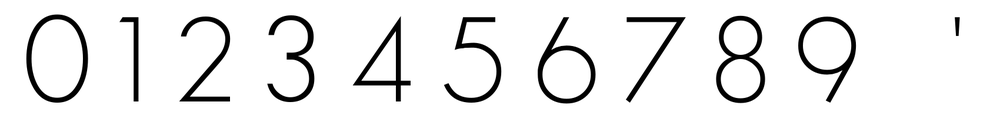
#> input picture assets/templates/GeoSansLightRegular.png, 1000 x 118 px, shrunk from 1700 x 200 before the run
$ python build_template.py
#> lines starting #> are read from the running program, lines starting #| are printed output that depends on the picture; after the words box and inside, x2 and y2 are one past the last pixel; in counts of white or black regions, pixels touching at a corner belong together
import base64
import json
import pickle

import cv2
import imutils
import numpy
from imutils import contours


def load_template_image(filename: str) -> dict[int, cv2.Mat]:
    """
    Arguments:
        filename -- An image with white background and black "0 1 2 3 4 5 6 7 8 9 '" text.
    """
    # https://pyimagesearch.com/2017/07/17/credit-card-ocr-with-opencv-and-python/
    ref = cv2.imread(filename)
    ref = cv2.cvtColor(ref, cv2.COLOR_BGR2GRAY)
    ref = cv2.threshold(ref, 10, 255, cv2.THRESH_BINARY_INV)[1]
    refCnts = cv2.findContours(ref.copy(), cv2.RETR_EXTERNAL, cv2.CHAIN_APPROX_SIMPLE)
    refCnts = imutils.grab_contours(refCnts)
    refCnts = contours.sort_contours(refCnts, method="left-to-right")[0]
    digits = {}
    keys = [0, 1, 2, 3, 4, 5, 6, 7, 8, 9, "'"]
    for key, cnt in zip(keys, refCnts):
        (x, y, w, h) = cv2.boundingRect(cnt)
        roi = ref[y : y + h, x : x + w]
        digits[key] = roi
    return list(digits.values())


def process_default(img_path: str):
    template_res = load_template_image(img_path)
    template_res_pickled = [
        base64.b64encode(
            pickle.dumps(template_arr, protocol=pickle.HIGHEST_PROTOCOL)
        ).decode("utf-8")
        for template_arr in template_res
    ]
    return json.dumps(template_res_pickled)


def process_eroded(img_path: str):
    kernel = numpy.ones((5, 5), numpy.uint8)
    template_res = load_template_image(img_path)
    template_res_eroded = []
    # cv2.imshow("orig", template_res[7])
    for template in template_res:
        # add borders
        template = cv2.copyMakeBorder(
            template, 10, 10, 10, 10, cv2.BORDER_CONSTANT, None, (0, 0, 0)
        )
        # erode
        template = cv2.erode(template, kernel)
        # remove borders
        h, w = template.shape
        template = template[10 : h - 10, 10 : w - 10]
        template_res_eroded.append(template)
    # cv2.imshow("erode", template_res_eroded[7])
    # cv2.waitKey(0)
    template_res_pickled = [
        base64.b64encode(
            pickle.dumps(template_arr, protocol=pickle.HIGHEST_PROTOCOL)
        ).decode("utf-8")
        for template_arr in template_res_eroded
    ]
    return json.dumps(template_res_pickled)


TEMPLATES = [
    (
        "DEFAULT_REGULAR",
        "./assets/templates/GeoSansLightRegular.png",
        process_default,
    ),
    (
        "DEFAULT_ITALIC",
        "./assets/templates/GeoSansLightItalic.png",
        process_default,
    ),
    (
        "DEFAULT_REGULAR_ERODED",
        "./assets/templates/GeoSansLightRegular.png",
        process_eroded,
    ),
    (
        "DEFAULT_ITALIC_ERODED",
        "./assets/templates/GeoSansLightItalic.png",
        process_eroded,
    ),
]

OUTPUT_FILE = "_builtin_templates.py"
output = ""

for name, img_path, process_func in TEMPLATES:
    output += f"{name} = {process_func(img_path)}"
    output += "\n"
#> this loop made 4 passes
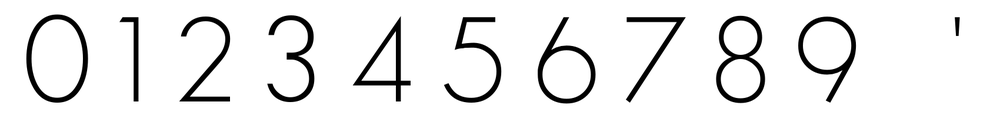
#> input picture assets/templates/GeoSansLightRegular.png, 1000 x 118 px, shrunk from 1700 x 200 before the run
#> pass 1, in load_template_image, `ref = cv2.threshold(ref, 10, 255, cv2.THRESH_BINARY_INV)[1]`:
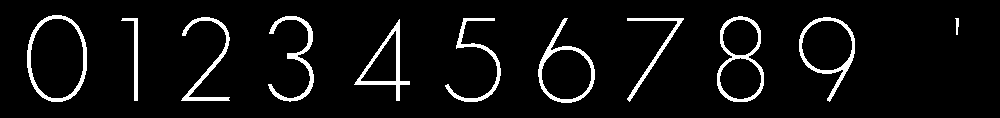
#> ref: shape (118, 1000); 6.2% white; 11 white regions, largest, box (x1, y1, x2, y2) and area: (27, 15, 87, 102) 885, (717, 16, 764, 102) 885, (538, 18, 595, 103) 811
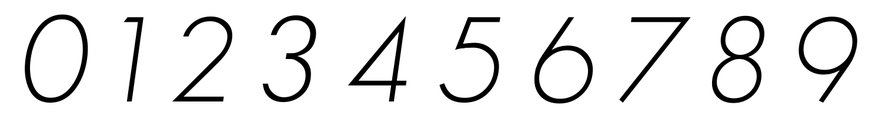
#> input picture assets/templates/GeoSansLightItalic.png, 882 x 118 px, shrunk from 1500 x 200 before the run
#> pass 2, in load_template_image (call 2), `ref = cv2.threshold(ref, 10, 255, cv2.THRESH_BINARY_INV)[1]`:
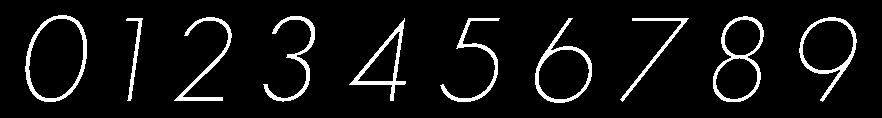
#> ref: shape (118, 882); 6.9% white; 10 white regions, largest, box (x1, y1, x2, y2) and area: (713, 16, 764, 102) 895, (25, 15, 87, 102) 889, (535, 18, 592, 103) 807

with open(OUTPUT_FILE, "w", encoding="utf-8") as of:
    of.write(output)
